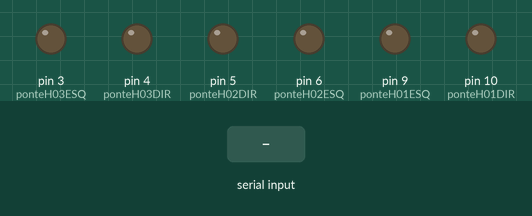
Recording of a sketch running on a simulated Arduino Uno, built with avr-gcc and run on an emulated ATmega328P. On the bench: output pins drawn as LEDs (lit = HIGH). Inputs (shaded band) come from the test bench.

Above: at 1.2 s.
1.3 s: "F" received over the second serial link
At 2.3 s:
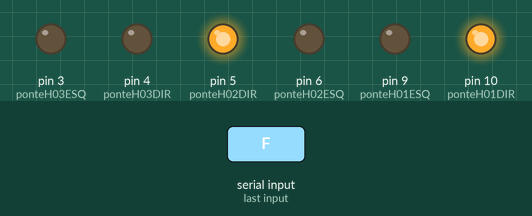
2.8 s: "B" received over the second serial link
At 3.4 s:
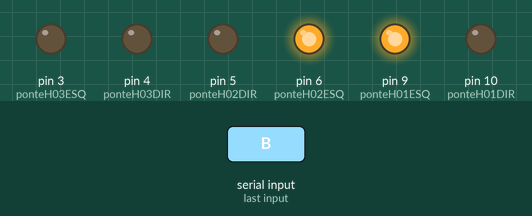
4.3 s: "L" received over the second serial link
At 5.5 s:
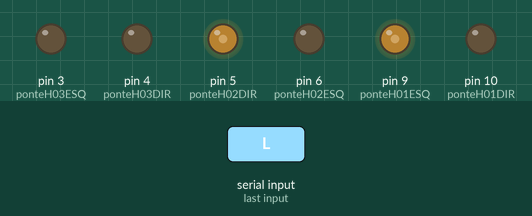
5.8 s: "R" received over the second serial link
At 6.9 s:
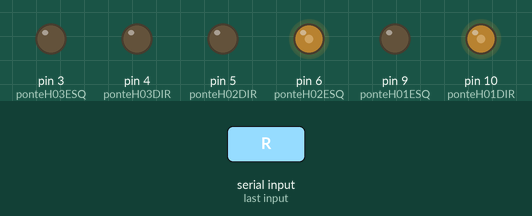
7.3 s: "W" received over the second serial link
At 8.0 s:
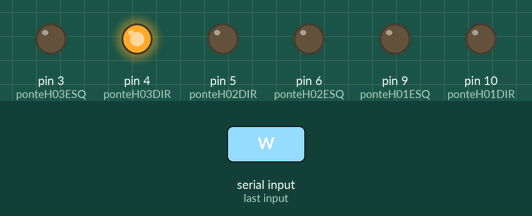
8.8 s: "w" received over the second serial link
At 9.2 s:
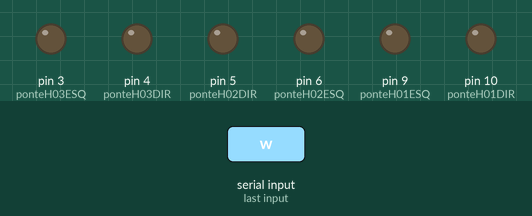
Timing chart, 0 to 11.3 s (numbered marks = the images above; inputs shaded):
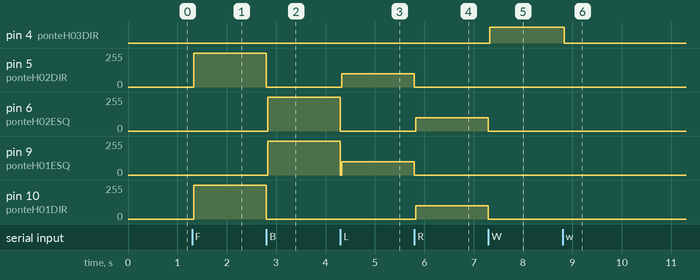

Measured:
- after the input at 1.3 s, pin 5 (ponteH02DIR), pin 10 (ponteH01DIR): 0/255 → 255/255 at once
- after the input at 2.8 s, pin 5 (ponteH02DIR), pin 10 (ponteH01DIR): 255/255 → 0/255 at once; pin 6 (ponteH02ESQ), pin 9 (ponteH01ESQ): 0/255 → 255/255 at once
- after the input at 4.3 s, pin 5 (ponteH02DIR): 0/255 → 100/255 at once; pin 6 (ponteH02ESQ): 255/255 → 0/255 at once; pin 9 (ponteH01ESQ): 255/255 → 100/255 at once
- after the input at 5.8 s, pin 5 (ponteH02DIR), pin 9 (ponteH01ESQ): 100/255 → 0/255 at once; pin 6 (ponteH02ESQ), pin 10 (ponteH01DIR): 0/255 → 100/255 at once
- after the input at 7.3 s, pin 4 (ponteH03DIR): LOW → HIGH at once; pin 6 (ponteH02ESQ), pin 10 (ponteH01DIR): 100/255 → 0/255 at once
- after the input at 8.8 s, pin 4 (ponteH03DIR): HIGH → LOW at once

The sketch:

Controle_Robo_Arduino.ino
```cpp
 #include <SoftwareSerial.h>

//definindo pinos
const int ponteH01DIR = 10, ponteH01ESQ = 9,
          ponteH02DIR = 5,  ponteH02ESQ = 6,
          ponteH03DIR = 4,  ponteH03ESQ = 3,
          pwm = 100,
          rx = 7, tx = 8;

//variáveis necessárias
bool a = 0, b = 0;
char c, d;

void zero(){
    digitalWrite(ponteH01DIR, LOW);
    digitalWrite(ponteH02DIR, LOW);
    digitalWrite(ponteH01ESQ, LOW);
    digitalWrite(ponteH02ESQ, LOW);
}

void up(){
    zero();

    digitalWrite(ponteH01DIR, HIGH);
    digitalWrite(ponteH02DIR, HIGH);
}

void down(){
    zero();

    digitalWrite(ponteH01ESQ, HIGH);
    digitalWrite(ponteH02ESQ, HIGH);
}

void left(){
    zero();

    analogWrite(ponteH01ESQ, pwm);
    analogWrite(ponteH02DIR, pwm);
}

void righ(){
    zero();

    analogWrite(ponteH01DIR, pwm);
    analogWrite(ponteH02ESQ, pwm);
}

void weaponX(){
    if(a == 0 && b == 0){
        digitalWrite(ponteH03ESQ,LOW);
        digitalWrite(ponteH03DIR,HIGH);

        a = 1;
    }
}

void weaponXoff(){
    digitalWrite(ponteH03ESQ,LOW);
    digitalWrite(ponteH03DIR,LOW);

    a = 0;

    delay(30);
}

void weaponSquare(){
    if(a == 0 && b == 0){
        digitalWrite(ponteH03DIR,LOW);
        digitalWrite(ponteH03ESQ,HIGH);

        b = 1;
    }
}
void weaponSquareoff(){
    digitalWrite(ponteH03DIR,LOW);
    digitalWrite(ponteH03ESQ,LOW);

    b = 0;

    delay(30);
}

SoftwareSerial mySerial =  SoftwareSerial(rx, tx);

void setup(){
    pinMode(ponteH01DIR, OUTPUT);
    pinMode(ponteH01ESQ, OUTPUT);
    pinMode(ponteH02DIR, OUTPUT);
    pinMode(ponteH02ESQ, OUTPUT);
    pinMode(ponteH03DIR, OUTPUT);
    pinMode(ponteH03ESQ, OUTPUT);
    pinMode(rx, INPUT);
    pinMode(tx, OUTPUT);

    mySerial.begin(9600);

    d = 'S';
    c = 'S';
}

void loop(){
    while (mySerial.available())
    {
        d = c;
        c = mySerial.read();

        if (c != d){
            zero();
            delay(30);
        }

        switch(c){
            case 'F':
                up();
                break;
            case 'B':
                down();
                break;
            case 'L':
                left();
                break;
            case 'R':
                righ();
                break;
            case 'S':
                zero();
                break;
            case 'W':
                weaponX();
                break;
            case 'w':
                weaponXoff();
                break;
            case 'U':
                weaponSquare();
                break;
            case 'u':
                weaponSquareoff();
                break;
            default:
                zero();
                break;
        }
    }
}
```
